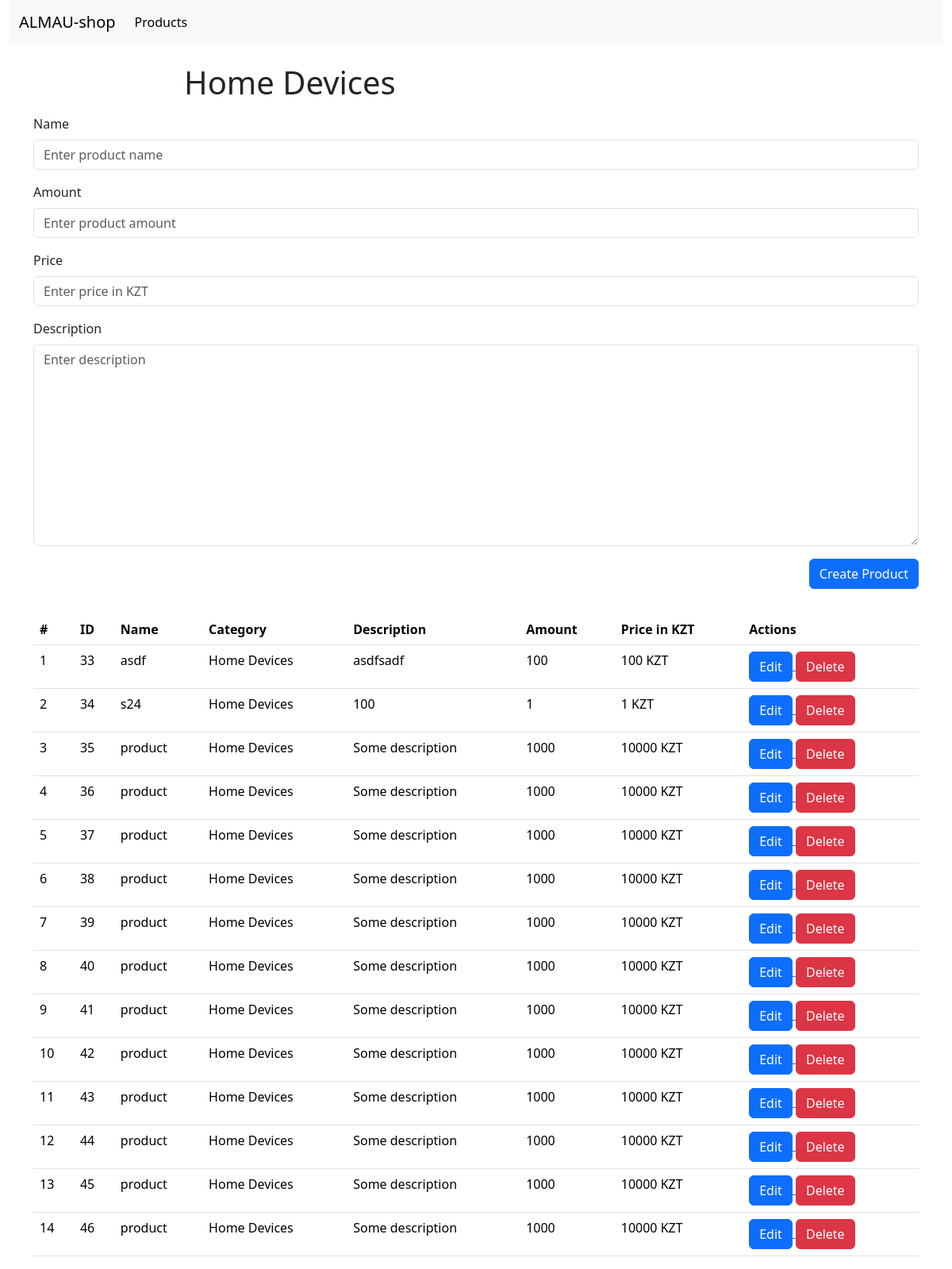
Screenshot of /categories/1 with the database file from the repository.
### shop/models.py (models this page shows, shortened)
class Category(models.Model):
    name = models.CharField(null=False, max_length=255, blank=False)
    class Meta:
        verbose_name = 'Category'
        verbose_name_plural = 'Categories'

class Product(models.Model):
    name = models.CharField(null=False, max_length=255, blank=False)
    description = models.CharField(null=False, max_length=2000, blank=True, default='')
    price = models.IntegerField(null=False)
    amount = models.IntegerField(null=False)
    created_at = models.DateTimeField(auto_now=True, null=False)
    category = models.ForeignKey(Category, null=True, on_delete=models.CASCADE)
    class Meta:
        verbose_name = 'Product'
        verbose_name_plural = 'Products'

### shop/views.py (the view, shortened to what this page needs)
# urls.py: path('categories/<int:pk>', category_page_view, name='category_details_page'),
def category_page_view(request, pk):
    if request.method == 'GET':
        category = Category.objects.get(id=pk)
        products = Product.objects.filter(category_id=category.id)
        form = CategoryProductForm()
        return render(request, 'shop/category.html', {'category': category, 'products': products, 'form': form})

### shop/forms.py
class CategoryProductForm(forms.ModelForm):
    class Meta:
        model = Product
        fields = ['name', 'amount', 'price', 'description']
        widgets = {
            'name': forms.TextInput({
                'class': 'form-control',
                'placeholder': 'Enter product name'
            }),
            'amount': forms.TextInput({
                'class': 'form-control',
                'placeholder': 'Enter product amount'
            }),
            'description': forms.Textarea({
                'class': 'form-control',
                'placeholder': 'Enter description'
            }),
            'price': forms.TextInput({
                'class': 'form-control',
                'placeholder': 'Enter price in KZT'
            }),
        }

### shop/templates/shop/category.html (shortened to what this page needs)
{% extends 'base.html' %}
{% block content %}
<div class="container-fluid">
    <div class="row">
        <div class="col-12">
            {% include 'header.html' %}
        </div>
    </div>
</div>
<div class="container">
    <div class="row">
        <div class="col-8 offset-2">
            <h1 class="mt-4">{{ category.name }}</h1>
        </div>
        <div class="col-12">
            <form action="{% url 'category_details_page' pk=category.id %}" method="POST" class="my-2"
                  autocomplete="off">
                {% for field in form %}
                <div class="mb-3">
                    <label for="{{ field.auto_id }}" class="form-label">{{ field.label }}</label>
                    {{ field }}
                </div>
                {% endfor %}
                <div class="d-flex justify-content-end">
                    <button type="submit" class="btn btn-primary">Create Product</button>
                </div>
            </form>
        </div>
    </div>
    <div class="row">
        <div class="col-12">
            {% include 'shop/products-list.html' %}
            {% endblock %}

### templates/base.html (shortened to what this page needs)
{% load static %}
<html>
    <head>
        <link rel="stylesheet" href="{% static 'bootstrap/css/bootstrap.min.css' %}" />
    </head>
    <body>
        {% block content %}
        {% endblock %}
    </body>
</html>

### templates/header.html (shortened to what this page needs)
<nav class="navbar navbar-expand-lg bg-body-tertiary">
    <div class="container-fluid">
        <a class="navbar-brand" href="{% url 'index_page' %}">ALMAU-shop</a>
        <div class="collapse navbar-collapse" id="navbarSupportedContent">
            <ul class="navbar-nav me-auto mb-2 mb-lg-0">
                <li class="nav-item">
                    <a class="nav-link active" aria-current="page" href="{% url 'products_page' %}">Products</a>
                </li>
            </ul>
        </div>
    </div>
</nav>

### shop/templates/shop/products-list.html
<table class="table mt-4">
    <thead>
    <tr>
        <th scope="col">#</th>
        <th scope="col">ID</th>
        <th scope="col">Name</th>
        <th scope="col">Category</th>
        <th scope="col">Description</th>
        <th scope="col">Amount</th>
        <th scope="col">Price in KZT</th>
        <th scope="col">Actions</th>
    </tr>
    </thead>
    <tbody>
    {% if products|length > 0 %}
    {% for product in products %}
    <tr>
        <td>{{ forloop.counter }}</td>
        <td>{{ product.id }}</td>
        <td>{{ product.name}}</td>
        <td>{{ product.category.name}}</td>
        <td>{{ product.description }}</td>
        <td>{{ product.amount }}</td>
        <td>{{ product.price }} KZT</td>
        <td>
            <a href="{% url 'edit_product_page' pk=product.id %}">
                <button class="btn btn-primary">Edit</button>
            </a>
            <a href="{% url 'delete_product_page' pk=product.id %}">
                <button class="btn btn-danger">Delete</button>
            </a>
        </td>
    </tr>
    {% endfor %}
    {% else %}
    <tr>
        <td colspan="6" class="text-center">
            No products yet
        </td>
    </tr>
    {% endif %}
    </tbody>
</table>

### rows the page displays
Category: name "Home Devices"
Product: id "33", name "asdf", category.name "Home Devices", description "asdfsadf", amount "100", price "100"
Product: id "34", name "s24", category.name "Home Devices", description "100", amount "1", price "1"
Product: id "35", name "product", category.name "Home Devices", description "Some description", amount "1000", price "10000"
Product: id "36", name "product", category.name "Home Devices", description "Some description", amount "1000", price "10000"
Product: id "37", name "product", category.name "Home Devices", description "Some description", amount "1000", price "10000"
Product: id "38", name "product", category.name "Home Devices", description "Some description", amount "1000", price "10000"
Product: id "39", name "product", category.name "Home Devices", description "Some description", amount "1000", price "10000"
Product: id "40", name "product", category.name "Home Devices", description "Some description", amount "1000", price "10000"
Product: id "41", name "product", category.name "Home Devices", description "Some description", amount "1000", price "10000"
Product: id "42", name "product", category.name "Home Devices", description "Some description", amount "1000", price "10000"
Product: id "43", name "product", category.name "Home Devices", description "Some description", amount "1000", price "10000"
Product: id "44", name "product", category.name "Home Devices", description "Some description", amount "1000", price "10000"
Product: id "45", name "product", category.name "Home Devices", description "Some description", amount "1000", price "10000"
Product: id "46", name "product", category.name "Home Devices", description "Some description", amount "1000", price "10000"

### other values shown
{{ field.label }} "Name" "Amount" "Price" "Description"
